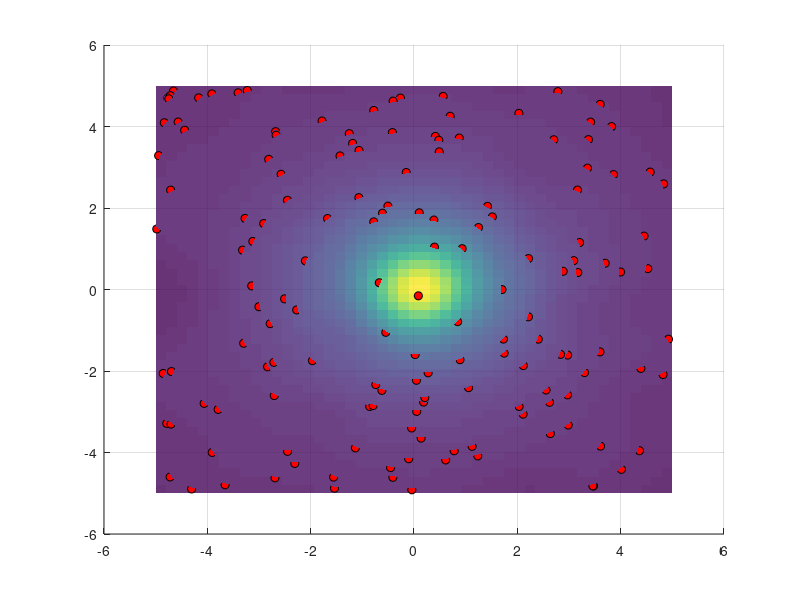

Here is the MATLAB script that generated this plot: (Note: this script raises an error after producing the figure.)
rng(1);
% Generamos valores aleatorios en el intervalo [-5,5]
X_datos=-5+10.*rand([150,1]);
Y_datos=-5+10.*rand([150,1]);
f=@(x,y)1./(1+x.^2+y.^2);
Z_datos=f(X_datos, Y_datos);

% Especificamos el valor de epsilon y la funcion de base
% radial que vamos a utilizar
epsilon=1; 
rbf=@(r)exp(-(epsilon*r).^2); % Función Gaussiana

% Calculamos la matriz de distancias
r=sqrt((X_datos-X_datos').^2 +(Y_datos-Y_datos').^2);

% Obtenemos la matriz de interpolacion y la solucion del sistema
A=rbf(r);
lambda=A\Z_datos;

% Creamos una malla 50x50
x_eval=linspace(-5,5,50);
y_eval=linspace(-5,5,50);
[X_malla,Y_malla]=meshgrid(x_eval,y_eval);

% Aplicamos el interpolante visto en teoria
r_eval=sqrt((X_malla(:)-X_datos').^2+(Y_malla(:)-Y_datos').^2);
Z_interp=rbf(r_eval)*lambda;
Z_interp=reshape(Z_interp,size(X_malla));

% Generamos la grafica marcando los nodos que queremos interpolar en rojo
% para comprobar que la superficie interpola a los nodos
figure('Name','Interpolacion rbf(gaussiana)');
hold on;
grid on;
surf(X_malla,Y_malla,Z_interp,'EdgeColor','none','FaceAlpha',0.8);
scatter3(X_datos,Y_datos,Z_datos,'MarkerEdgeColor','k','MarkerFaceColor','red');
colormap(parula); 
view(45,30);

%%
rng(1);
X_datos=-5+10.*rand([150,1]);
Y_datos=-5+10.*rand([150,1]);
f=@(x,y)1./(1+x.^2+y.^2);
Z_datos=f(X_datos, Y_datos);

epsilon=1; 
rbf=@(r)sqrt(r.^2+epsilon^2); % Función multicuádrica

r=sqrt((X_datos-X_datos').^2+(Y_datos-Y_datos').^2);
A=rbf(r);
lambda=A\Z_datos;

x_eval=linspace(-5,5,50);
y_eval=linspace(-5,5,50);

[X_malla,Y_malla]=meshgrid(x_eval,y_eval);

r_eval=sqrt((X_malla(:)-X_datos').^2+(Y_malla(:)-Y_datos').^2);
Z_interp=rbf(r_eval)*lambda;
Z_interp=reshape(Z_interp,size(X_malla));


figure('Name','Interpolacion rbf(multicuadrica)');
hold on;
grid on;
surf(X_malla,Y_malla,Z_interp,'EdgeColor','none','FaceAlpha',0.8);
scatter3(X_datos,Y_datos,Z_datos,'MarkerEdgeColor','k','MarkerFaceColor','red');
colormap(parula);
view(45,30);

%%
rng(1);

% Generamos valores aleatorios en el intervalo [-5,5]
X_datos=-5+10.*rand([150,1]);
Y_datos=-5+10.*rand([150,1]);

f=@(x,y)1./(1+x.^2+y.^2);
Z_datos=f(X_datos, Y_datos);
N=length(X_datos);

% Especificamos la funcion de base radial que vamos a utilizar
rbf=@(r)r.^2.*log(r);

% Calculamos la matriz de distancias
r=sqrt((X_datos-X_datos').^2+(Y_datos-Y_datos').^2);
A=rbf(r);
% En caso de que r=0, tomamos limites y rellenamos con un cero, que es el
% valor del limite cuando r tiende a cero de la rbf
A(isnan(A))=0;

% Resolvemos el sistema matricial visto en teoria
P=[ones(N, 1),X_datos,Y_datos];
M=[A,P;P',zeros(3,3)];
rhs=[Z_datos;zeros(3,1)];
sol=M\rhs;
for i=1:N
    lambda(i)=sol(i);
end

coef_pol=zeros(1,3);
for j=1:3
    coef_pol(j)=sol(N+j);
end

% Creamos una malla 50x50
x_eval=linspace(-5,5,50);
y_eval=linspace(-5,5,50);
[X_malla,Y_malla]=meshgrid(x_eval,y_eval);

% Aplicamos el interpolante visto en teoria
r_eval=sqrt((X_malla(:)-X_datos').^2+(Y_malla(:)-Y_datos').^2);
Z_interp=rbf(r_eval)*lambda'+coef_pol(1)+coef_pol(2).*X_malla(:)+coef_pol(3).*Y_malla(:);
Z_interp=reshape(Z_interp,size(X_malla));

% Generamos la grafica marcando los nodos que queremos interpolar en rojo
% para comprobar que la superficie interpola a los nodos
figure('Name','Interpolacion rbf(TSP)');
hold on;
grid on;
surf(X_malla,Y_malla,Z_interp,'EdgeColor','none','FaceAlpha',0.8);
scatter3(X_datos,Y_datos,Z_datos,'MarkerEdgeColor','k','MarkerFaceColor','red');
colormap(parula); 
view(45,30);
%%
%GRAFICAMOS AHORA LA FUNCIoN
rng(1);
X_datos=-5+10.*rand([50,1]);
Y_datos=-5+10.*rand([50,1]);
f=@(x,y)1./(1+x.^2+y.^2);
Z_datos=f(X_datos, Y_datos); 

x_eval=linspace(-5,5,50);
y_eval=linspace(-5,5,50);

[X_malla,Y_malla]=meshgrid(x_eval,y_eval);


figure('Name','GRAFICA FUNCION');
hold on;
grid on;
surf(X_malla,Y_malla,f(X_malla,Y_malla),'EdgeColor','none','FaceAlpha',0.8);
colormap(parula);
view(45,30);
